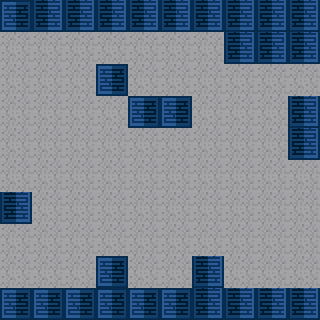

This game map was drawn from its Tiled (.tmx) file and the tilesets committed beside it. A one-line description and the full map source follow:
An orthogonal 10x10 tile map with 32x32 px tiles, 1 tile layer (Tile Layer 1).

<map version="1.0" tiledversion="1.1.0" orientation="orthogonal" renderorder="right-down" width="10" height="10" tilewidth="32" tileheight="32" infinite="0" nextobjectid="1">
 <tileset firstgid="1" source="tanks_sheet.tsx" />
 <layer name="Tile Layer 1" width="10" height="10">
  <data encoding="csv">
29,30,30,30,30,30,30,30,30,30,
1,1,1,1,1,1,1,30,30,30,
1,1,1,29,1,1,1,1,1,1,
1,1,1,1,29,29,1,1,1,30,
1,1,1,1,1,1,1,1,1,30,
1,1,1,1,1,1,1,1,1,1,
30,1,1,1,1,1,1,1,1,1,
1,1,1,1,1,1,1,1,1,1,
1,1,1,29,1,1,30,1,1,1,
29,29,29,29,29,29,30,30,30,30
</data>
 </layer>
</map>
